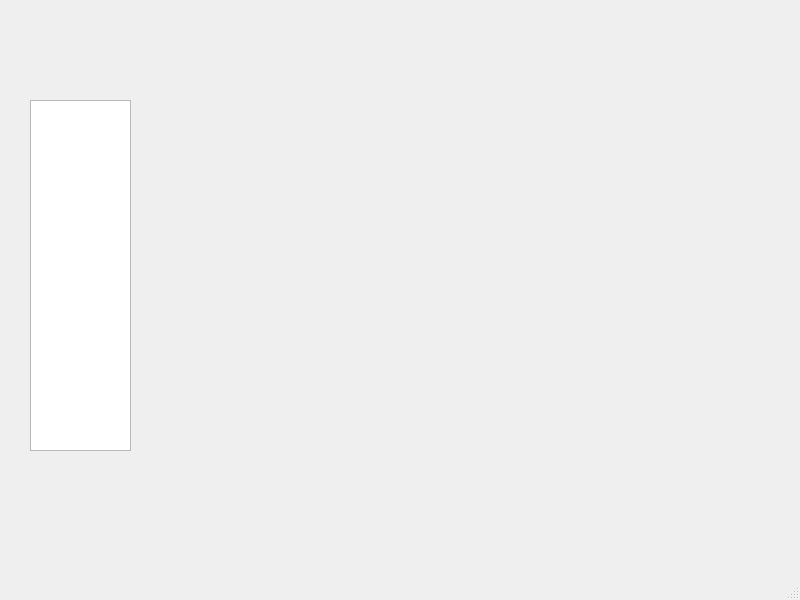
<?xml version="1.0" encoding="UTF-8"?>
<ui version="4.0">
 <class>ImageToolWindow</class>
 <widget class="QMainWindow" name="ImageToolWindow">
  <property name="geometry">
   <rect>
    <x>0</x>
    <y>0</y>
    <width>800</width>
    <height>600</height>
   </rect>
  </property>
  <property name="windowTitle">
   <string>MainWindow</string>
  </property>
  <widget class="QWidget" name="centralwidget">
   <widget class="QTextBrowser" name="detailBrowser">
    <property name="geometry">
     <rect>
      <x>30</x>
      <y>100</y>
      <width>101</width>
      <height>351</height>
     </rect>
    </property>
   </widget>
  </widget>
  <widget class="QMenuBar" name="menubar">
   <property name="geometry">
    <rect>
     <x>0</x>
     <y>0</y>
     <width>800</width>
     <height>23</height>
    </rect>
   </property>
  </widget>
  <widget class="QStatusBar" name="statusbar"/>
 </widget>
 <resources/>
 <connections/>
</ui>
